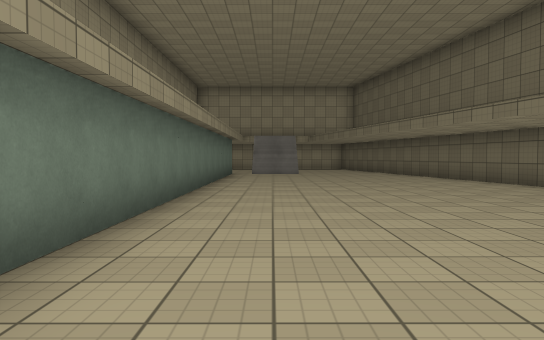
[1] (above)

18 first-person views from a walk through a scene from a Unity 3-D project. The camera is 1.3 m above the floor, tilts 2° down and sees 70° across. The floor is counted in squares, 2 m on a side. Each view is taken from the middle of a square. On the plan, view 1 faces up. The plan holds only what a view shows up to about 11 squares ahead; the rest is blank. The place goes on beyond the plan. The player character is not drawn. Surface patterns are stand-ins for the level's own textures.

[2]
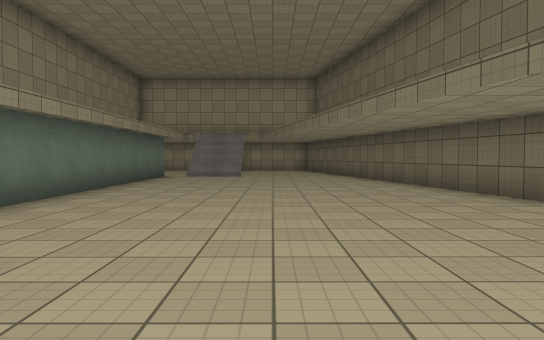

[3]
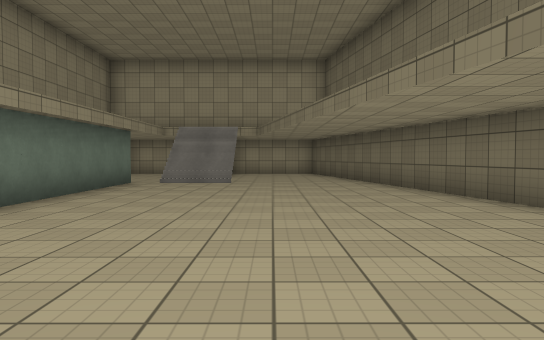

[4]
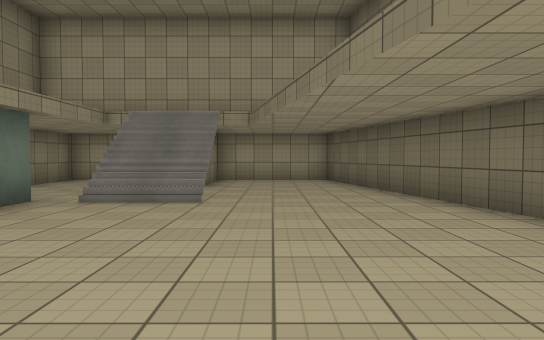

[5]
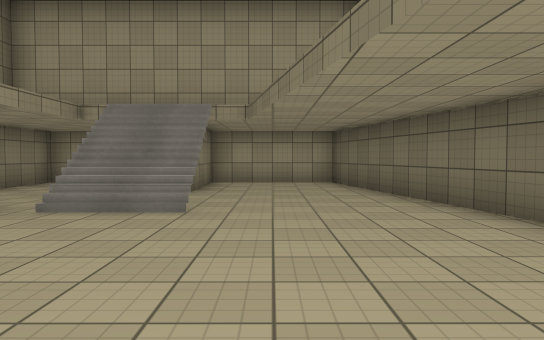

[6]
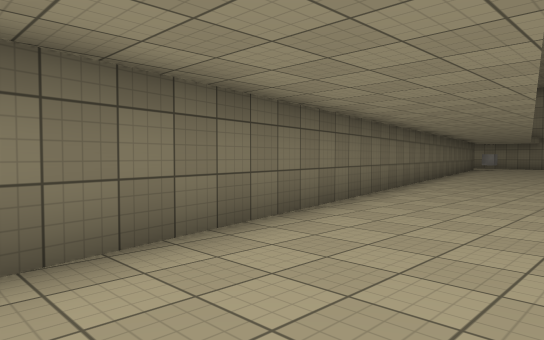

[7]
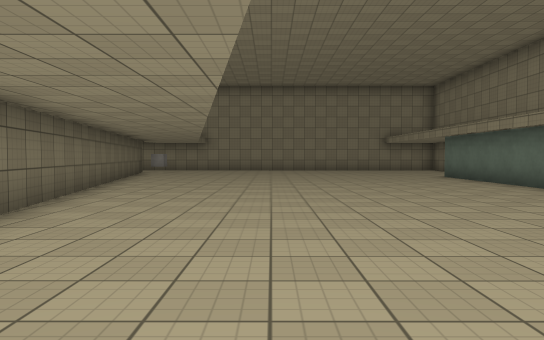

[8]
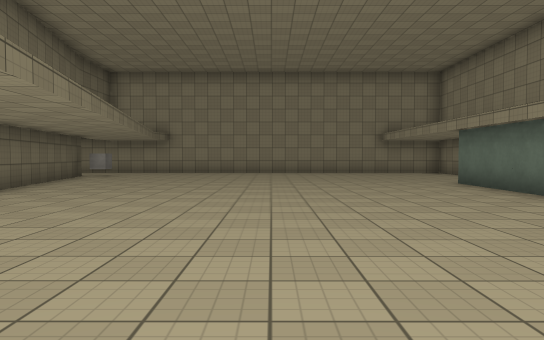

[9]
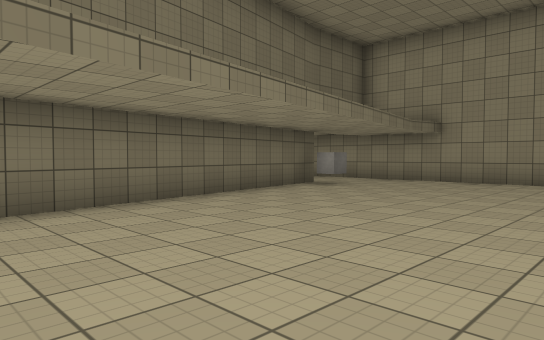

[10]
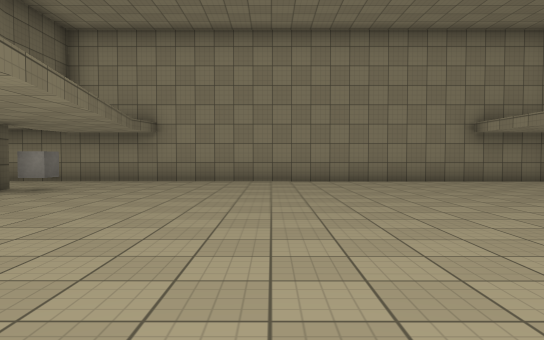

[11]
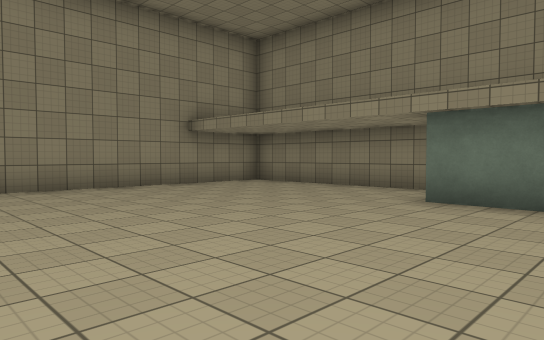

[12]
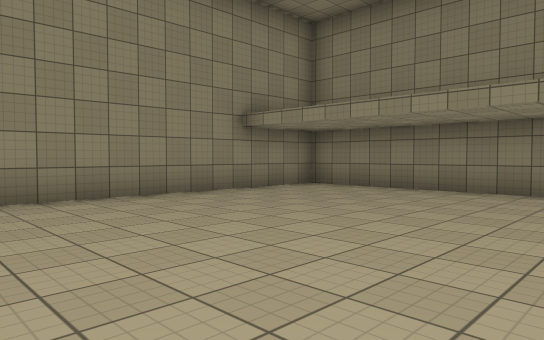

[13]
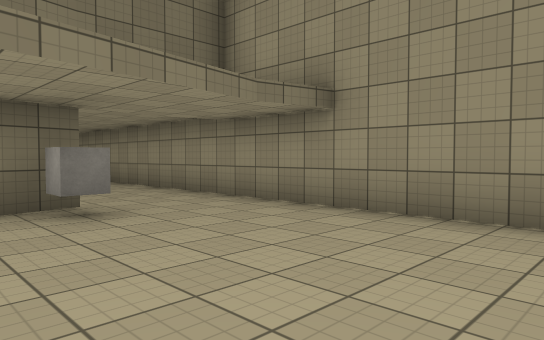

[14]
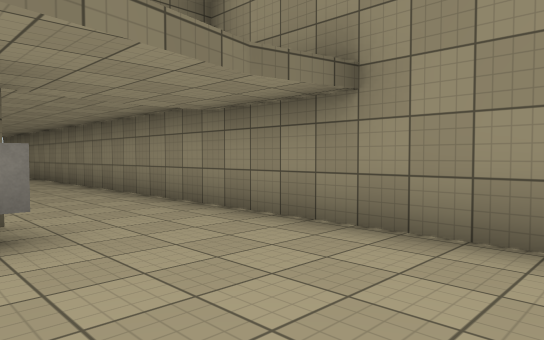

[15]
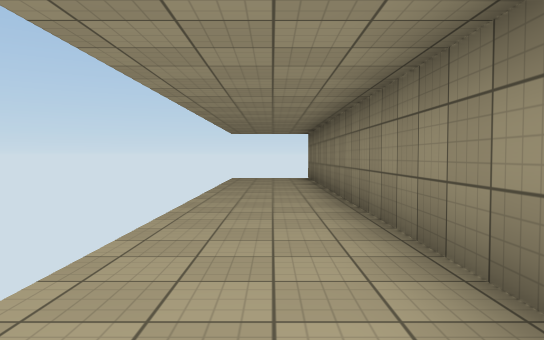

[16]
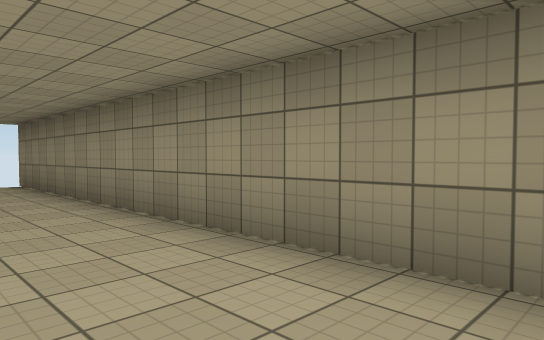

[17]
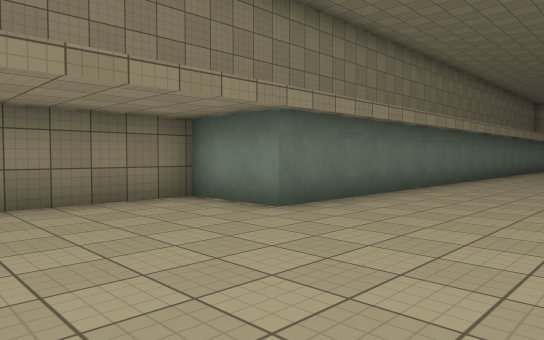

[18]
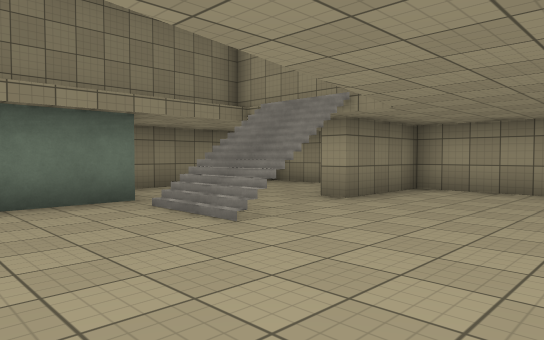

### Floor plan
Points are (right, up) in squares from view 1. A wall is a line through its corners. A room is listed if a view was taken in it or the views show most of it. See-through windows are left out.
Room 1 (views 1, 2, 3, 4, 5, 6, 7, 8, 9, 10, 11, 12, 13, 14, 15, 16, 17, 18)
walls: (8.2, -9.9) (8.2, -9.3) (8.7, -9.3); (9.3, -9.8) (3.5, 19.7) (0.5, 19.7) (0.5, 17.2); (-1.5, 13.6) (-1.5, -6.4) (-3.5, -6.4) (-3.5, -12.1) (22.1, -12.1)
low walls: (0.5, 14.9) (-0.5, 14.9); (0.5, 15.4) (-0.5, 15.4)
ways out: opening at (-1, 14); opening at (0, 17); gap at (22, -12)

Where each view was taken, in squares from view 1:
view 1: 0 up, 0 right, facing up
view 2: 2 up, 2 right, facing up
view 3: 5 up, 2 right, facing up
view 4: 9 up, 2 right, facing up
view 5: 10 up, 2 right, facing up
view 6: 10 up, 3 right, facing down-right
view 7: 6 up, 4 right, facing down
view 8: 3 up, 3 right, facing down
view 9: 2 down, 3 right, facing down-right
view 10: 2 down, 4 right, facing down
view 11: 4 down, 4 right, facing down-left
view 12: 6 down, 4 right, facing down-left
view 13: 8 down, 4 right, facing down-right
view 14: 9 down, 5 right, facing down-right
view 15: 11 down, 10 right, facing right
view 16: 10 down, 12 right, facing down-right
view 17: 10 down, 2 right, facing up-left
view 18: 12 up, 4 right, facing up-left
